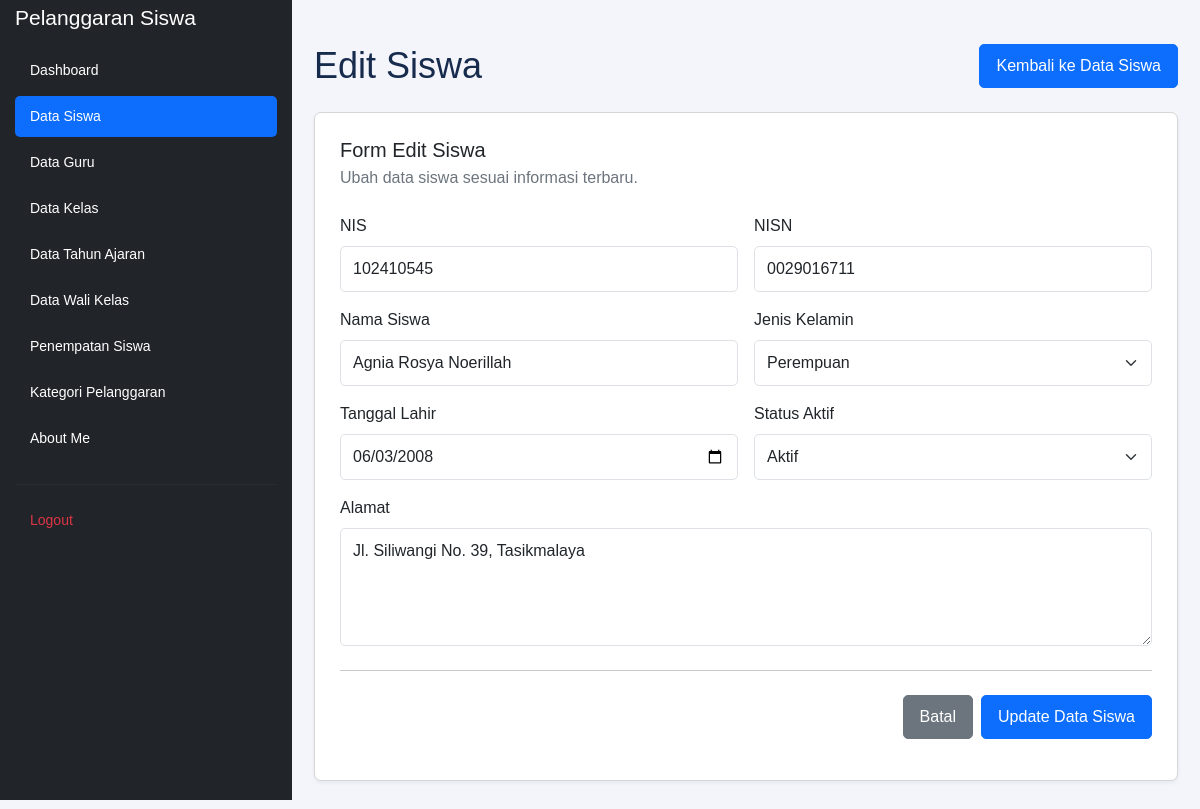
The app's page /edit_siswa.php?id=26 (signed in) with its own data.
### tables this page shows
CREATE TABLE `t_siswa` (
  `id` int(11) NOT NULL,
  `nis` varchar(10) DEFAULT NULL,
  `nisn` varchar(10) NOT NULL,
  `nama` varchar(150) DEFAULT NULL,
  `jenis_kelamin` char(1) NOT NULL,
  `tanggal_lahir` date NOT NULL,
  `alamat` text NOT NULL,
  `status_aktif` tinyint(1) NOT NULL,
  `created_at` timestamp NOT NULL DEFAULT current_timestamp(),
  `updated_at` timestamp NOT NULL DEFAULT current_timestamp()
);

### edit_siswa.php (the view, shortened to what this page needs)
<?php
include 'config/koneksi.php';
$id = (int) $_GET['id'];
$sql = "SELECT * FROM t_siswa WHERE id = $id";
$hasil = mysqli_query($koneksi, $sql);
$data = mysqli_fetch_assoc($hasil);
?>
<!DOCTYPE html>
<html lang="id">
<head>
    <link href="https://cdn.jsdelivr.net/npm/bootstrap@5.3.3/dist/css/bootstrap.min.css"
          rel="stylesheet">
</head>
<body>
    <aside class="sidebar">
        <h5 class="sidebar-title">Pelanggaran Siswa</h5>
        <nav class="nav flex-column">
            <a href="dashboard.php" class="nav-link">
                Dashboard
            </a>
            <a href="kelola_siswa.php" class="nav-link active">
                Data Siswa
            </a>
            <a href="kelola_guru.php" class="nav-link">
                Data Guru
            </a>
            <a href="kelola_kelas.php" class="nav-link">
                Data Kelas
            </a>
            <a href="kelola_tahun_ajaran.php" class="nav-link">
                Data Tahun Ajaran
            </a>
            <a href="kelola_walikelas.php" class="nav-link">
                Data Wali Kelas
            </a>
            <a href="penempatan_siswa.php" class="nav-link">
                Penempatan Siswa
            </a>
            <a href="kategori_pelanggaran.php" class="nav-link">
                Kategori Pelanggaran
            </a>
            <a href="about.php" class="nav-link">
                About Me
            </a>
            <hr>
            <a href="logout.php" class="nav-link logout"
               onclick="return confirm('Yakin ingin logout?')">
                Logout
            </a>
        </nav>
    </aside>
    <main class="main-content">
        <div class="d-flex justify-content-between align-items-center flex-wrap gap-2 mb-4">
            <h1 class="page-title mb-0">Edit Siswa</h1>
            <a href="kelola_siswa.php" class="btn btn-primary">
                Kembali ke Data Siswa
            </a>
        </div>
        <div class="form-card">
            <h5 class="mb-1">Form Edit Siswa</h5>
            <p class="text-secondary mb-4">
                Ubah data siswa sesuai informasi terbaru.
            </p>
            <form action="proses_edit_siswa.php" method="POST">
                <div class="row g-3">
                    <div class="col-md-6">
                        <label for="nis" class="form-label">NIS</label>
                        <input type="text"
                               class="form-control"
                               id="nis"
                               name="nis"
                               value="<?= htmlspecialchars($data['nis']) ?>"
                               required>
                    </div>
                    <div class="col-md-6">
                        <label for="nisn" class="form-label">NISN</label>
                        <input type="text"
                               class="form-control"
                               id="nisn"
                               name="nisn"
                               value="<?= htmlspecialchars($data['nisn']) ?>"
                               required>
                    </div>
                    <div class="col-md-6">
                        <label for="nama" class="form-label">Nama Siswa</label>
                        <input type="text"
                               class="form-control"
                               id="nama"
                               name="nama"
                               value="<?= htmlspecialchars($data['nama']) ?>"
                               required>
                    </div>
                    <div class="col-md-6">
                        <label for="jenis_kelamin" class="form-label">
                            Jenis Kelamin
                        </label>
                        <select class="form-select"
                                id="jenis_kelamin"
                                name="jenis_kelamin"
                                required>
                            <option value="P"
                                <?= $data['jenis_kelamin'] == 'P' ? 'selected' : '' ?>>
                                Perempuan
                            </option>
                        </select>
                    </div>
                    <div class="col-md-6">
                        <label for="tanggal_lahir" class="form-label">
                            Tanggal Lahir
                        </label>
                        <input type="date"
                               class="form-control"
                               id="tanggal_lahir"
                               name="tanggal_lahir"
                               value="<?= htmlspecialchars($data['tanggal_lahir']) ?>"
                               required>
                    </div>
                    <div class="col-md-6">
                        <label for="status_aktif" class="form-label">
                            Status Aktif
                        </label>
                        <select class="form-select"
                                id="status_aktif"
                                name="status_aktif"
                                required>
                            <option value="1"
                                <?= $data['status_aktif'] == 1 ? 'selected' : '' ?>>
                                Aktif
                            </option>
                        </select>
                    </div>
                    <div class="col-12">
                        <label for="alamat" class="form-label">Alamat</label>
                        <textarea class="form-control"
                                  id="alamat"
                                  name="alamat"
                                  rows="4"
                                  required><?= htmlspecialchars($data['alamat']) ?></textarea>
                    </div>
                </div>
                <hr class="my-4">
                <div class="d-flex justify-content-end gap-2 flex-wrap">
                    <a href="kelola_siswa.php" class="btn btn-secondary">
                        Batal
                    </a>
                    <button type="submit" class="btn btn-primary">
                        Update Data Siswa
                    </button>

### edit_siswa.php (style rules this page uses)
body { margin: 0; background-color: #f3f5fb; font-family: Arial, sans-serif; }
.sidebar { width: 292px; height: 100vh; background-color: #212529; color: white; position: fixed; top: 0; left: 0; padding: 0 15px; overflow-y: auto; z-index: 1000; }
.sidebar-title { font-size: 21px; color: white; padding: 5px 0 20px; margin: 0; }
.sidebar .nav-link { color: white; padding: 10px 15px; margin-bottom: 5px; border-radius: 5px; font-size: 14px; }
.sidebar .nav-link.active { background-color: #0d6efd; color: white; }
.sidebar hr { border-color: #454545; margin-top: 20px; margin-bottom: 15px; }
.sidebar .logout { color: #dc3545; }
.main-content { margin-left: 292px; padding: 20px 22px; min-height: 100vh; }
.page-title { font-size: 36px; font-weight: 400; color: #172b4d; margin-bottom: 25px; }
.form-card { background: white; border: 1px solid #d6d6d6; border-radius: 7px; padding: 25px; box-shadow: 0 2px 4px rgba(0, 0, 0, 0.05); }
.form-label { font-weight: 500; color: #212529; }
.form-control, .form-select { padding: 10px 12px; border-radius: 5px; }
.btn { border-radius: 5px; padding: 9px 16px; }

### records on screen
t_siswa: nis "102410545", nisn "0029016711", nama "Agnia Rosya Noerillah", jenis_kelamin "Perempuan", tanggal_lahir "06/03/2008", status_aktif "Aktif", alamat "Jl. Siliwangi No. 39, Tasikmalaya"
